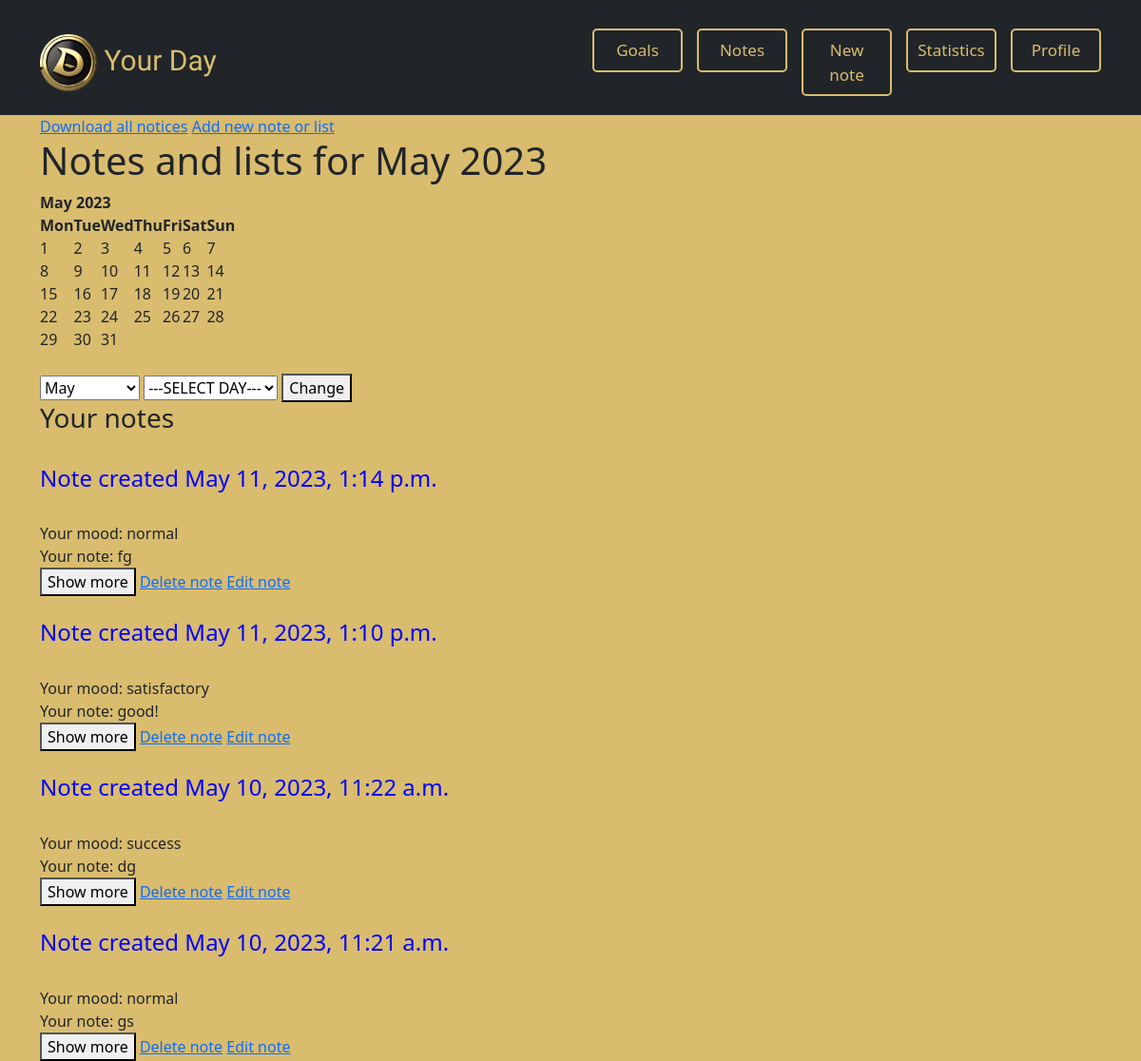
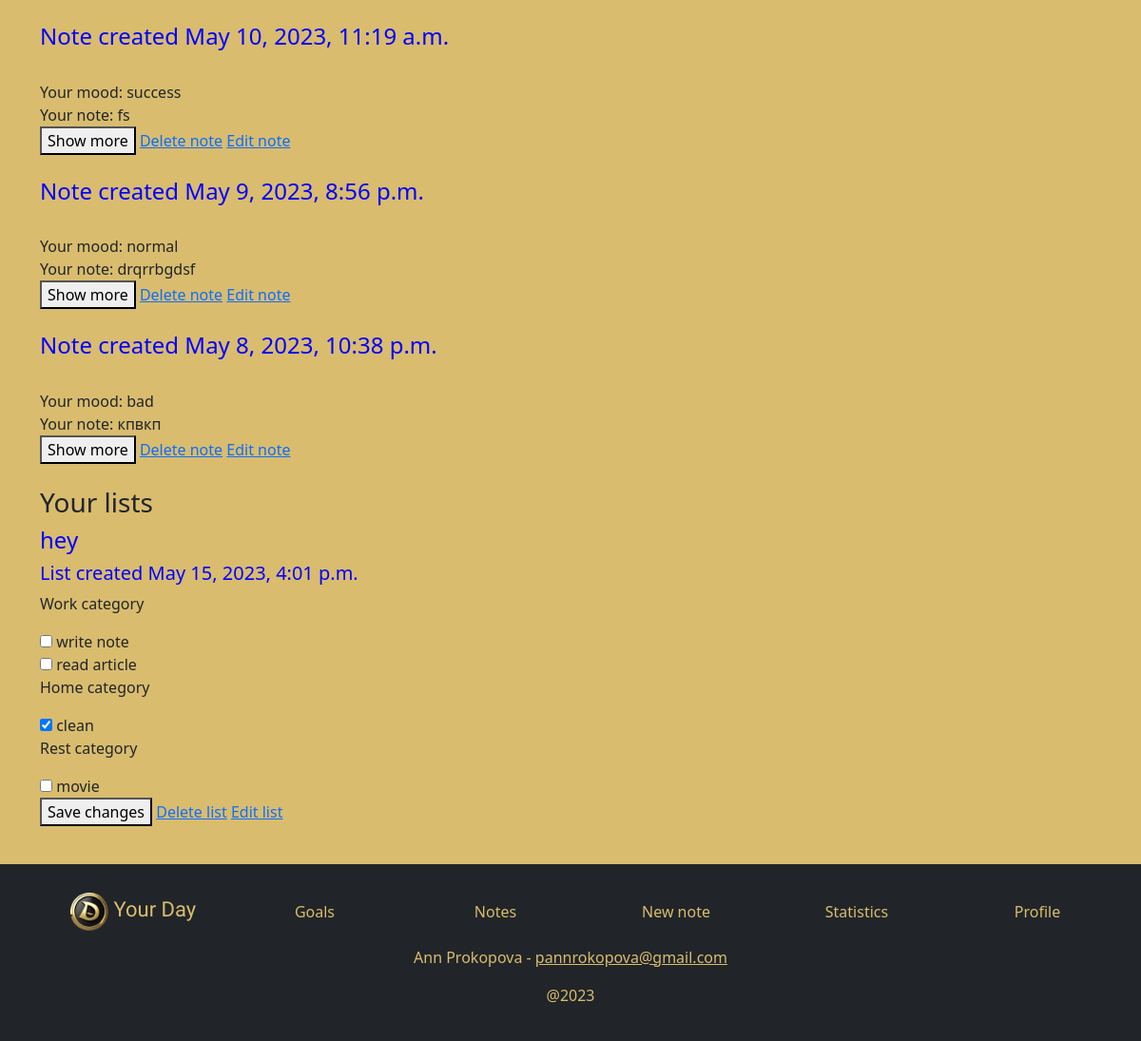
The app's page /all_notes/ (signed in) with its own data (2 pictures, top to bottom).
### entries/models.py (models this page shows)
class Note(models.Model):
    username = models.CharField(max_length=25, default='SOME STRING')
    time = models.DateTimeField(auto_now=True)
    mood = models.CharField(max_length=15)
    note = models.CharField(max_length=1000000)
    need_cups = models.IntegerField(default=10, blank=True, null=True)
    now_cups = models.IntegerField(default=0, blank=True, null=True)

class Lists(models.Model):
    list_id = models.AutoField(primary_key=True)
    username = models.CharField(max_length=25, default='SOME STRING')
    list_name = models.CharField(max_length=25, blank=True, null=True)
    time = models.DateTimeField(auto_now=True)

class Category(models.Model):
    list_id = models.IntegerField()
    case_name = models.CharField(max_length=25, default='SOME STRING')
    approved = models.BooleanField(default=False)
    class Meta:
        abstract = True

class ListsWork(Category):
    pass

class ListsHome(Category):
    pass

### entries/views.py (the view)
# urls.py: path('all_notes/', views.all_notes, name="all_notes"),
def all_notes(request):
    notes, lists, calendar_, day_, month_n, year_ = return_notes_lists(request)
    return render(request, 'entries/all_notes.html', {'notes': notes, 'lists': lists,
                                                      'calendar_': calendar_, 'day_': day_,  'month_n': month_n,
                                                      'year_': year_})

### entries/templatetags/template_tags.py (called while the page is built)
@register.filter
def unpack(value):
    val = [i for i in value]
    return val[0]

@register.filter(name='zip')
def zip_lists(a, b):
    return zip(a, b)

### entries/views.py (called while the page is built)
def time_filter(request, queryset_, class_, month_=None, year_=None, day_=None):
    if day_ is None or day_ == '':
        from_date = datetime(year_, month_, 1, 0, 0, 0, 0)
        to_date = datetime(year_, month_, monthrange(year_, month_)[1], 0, 0, 0, 0)
    else:
        from_date = datetime(year_, month_, int(day_), 0, 0, 0, 0)
        to_date = datetime(year_, month_, int(day_), 23, 59, 59, 0)
    queryset_ = class_.objects.filter(username=request.user).filter(time__gte=from_date, time__lte=to_date).\
        values_list(queryset_)
    return make_list(queryset_)

def make_list(queryset_, false=''):
    list_note = []
    if len(queryset_) > 0:
        try:
            for i in range(len(queryset_)):
                list_note.append(*queryset_[i])
        except Exception as e:
            for i in range(len(queryset_)):
                if false:
                    list_note.append(queryset_[i] + (False,))
                else:
                    list_note.append(queryset_[i])
    return list_note

def return_date(month_=datetime.now().month, year_=datetime.now().year):
    calendar_ = HTMLCalendar(firstweekday=0)
    calendar_ = calendar_.formatmonth(year_, month_)
    month_n = month_name[month_]
    return calendar_, month_, month_n, year_

### entries/templates/entries/all_notes.html (shortened to what this page needs)
{% extends 'users/base.html' %}
{% load template_tags %}
{% block content %}
{% load static %}
<a href="{% url 'download_data' %}">Download all notices</a>
<a href="{% url 'new_note' %}">Add new note or list</a>
<h1>Notes and lists for {% if day_ %} {{ day_ }} {% endif %} {{ month_n }} {{ year_ }}</h1>
{{ calendar_|safe }}
<br>
{% include 'entries/calendar.html'  with parameter='all_notes'  %}
{% if notes %}
    <h3>Your notes</h3>
        {% for id_note, u, t, m, n, e, w, iterate in notes reversed  %}
            <br>
            <h4 style="color: blue;">Note created {{ t }}</h4>
            <div id="short_text{{iterate}}">
                <br>Your mood: {{ m }}
                <br>Your note: {{ n|truncatechars:200 }}
            </div>
            <button id="show_full{{iterate}}" onclick="readAll({{iterate}})">Show more</button>
            <a href="{% url 'delete_note' %}?id_note={{id_note}}">Delete note</a>
            <a href="{% url 'edit_note' %}?id_note={{id_note}}">Edit note</a>
        <br>
    {% endfor %}
{% else %}
    <p>These dates have no records</p>
{% endif %}
<br>
<form action="{% url 'will_did_case' %}?day_month={{ day_ }}, {{ month_n }}" method="POST">
    {% if lists %}
        <h3>Your lists</h3>
        {% for id_list, name_list, time_list, wc, wa, hc, ha, rc, ra, dc, da in lists reversed %}
            <h4 style="color: blue;">{{ name_list }}</h4>
            <h5 style="color: blue;">List created {{ time_list }}</h5>
            {% if wc %}
            <p>Work category</p>
                {% for case, check in wc|zip:wa %}
                    {% if check|unpack %}
                        <input type="checkbox" id="work_ch" name="boxes[]" checked="checked"
                               value="work, {{ case|unpack}}, {{id_list }}">
                        <label for="work_ch">{{ case|unpack }}</label>
                    {% else %}
                        <input type="checkbox" name="boxes[]" value="work, {{ case|unpack}}, {{id_list }}">
                        <label for="work_ch">{{ case|unpack }}</label>
                    {% endif %}
                    <br>
                {% endfor %}
            {% endif %}
            {% if hc %}
            <p>Home category</p>
                {% for case, check in hc|zip:ha %}
                    {% if check|unpack %}
                        <input type="checkbox" id="home_ch" name="boxes[]" checked="checked"
                               value="home, {{ case|unpack}}, {{id_list }}">
                        <label for="home_ch">{{ case|unpack }}</label>
                    {% else %}
                        <input type="checkbox" name="boxes[]" value="home, {{ case|unpack}}, {{id_list }}">
                        <label for="home_ch">{{ case|unpack }}</label>
                    {% endif %}
                    <br>
                {% endfor %}
            {% endif %}
            {% if rc %}
            <p>Rest category</p>
                {% for case, check in rc|zip:ra %}
                    {% if check|unpack %}
                        <input type="checkbox" id="rest_ch" name="boxes[]" checked="checked"
                               value="rest, {{ case|unpack}}, {{id_list }}">
                        <label for="rest_ch">{{ case|unpack }}</label>
                    {% else %}
                        <input type="checkbox" name="boxes[]" value="rest, {{ case|unpack}}, {{id_list }}">
                        <label for="rest_ch">{{ case|unpack }}</label>
                    {% endif %}
                    <br>
                {% endfor %}
            {% endif %}
            <button type='submit'  title="It is mandatory if you changed the execution of cases">Save changes</button>
            <a href="{% url 'delete_list' %}?id_list={{id_list}}">Delete list</a>
            <a href="{% url 'save_list' %}?id_list={{id_list}}">Edit list</a>
        {% endfor %}
    {% else %}
        <p>These dates have no lists</p>
    {% endif %}
</form>
{% endblock %}

### static/main.css (style rules this page uses)
body { margin:0; background-color: #d9bc6e!important; }
*,:after,:before { box-sizing:border-box; }
a { color:inherit; text-decoration:none; }

### records on screen
Note: t "May 11, 2023, 1:10 p.m.", mood "satisfactory", note "good!"
Note: t "May 9, 2023, 8:56 p.m.", mood "normal", note "drqrrbgdsf"
Note: t "May 8, 2023, 10:38 p.m.", mood "bad", note "кпвкп"
Lists: reversed "hey"
ListsWork: case_name "write note"
ListsWork: case_name "read article"
ListsHome: case_name "clean"

### other values on screen
{{ month_n }} "May"
{{ year_ }} "2023"
{{ calendar_|safe }} "May 2023 Mon Tue Wed Thu Fri Sat Sun 1 2 3 4 5 6 7 8 9 10 11 12 13 14 15 16 17 18 19 20 21 22 23 24 25 26 27 28 29 30 31"
{{ t }} "May 11, 2023, 1:14 p.m." "May 10, 2023, 11:22 a.m." "May 10, 2023, 11:21 a.m." "May 10, 2023, 11:19 a.m."
{{ m }} "normal" "success" "normal" "success"
{{ n|truncatechars:200 }} "fg" "dg" "gs" "fs"
{{ time_list }} "May 15, 2023, 4:01 p.m."
{{ case|unpack }} "movie"
form field new_month "May"
